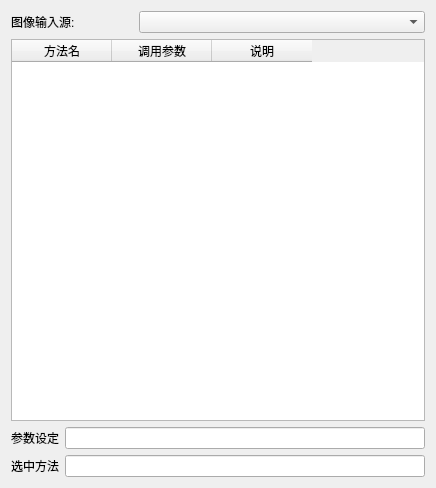
<?xml version="1.0" encoding="UTF-8"?>
<ui version="4.0">
 <class>UseCustomForm</class>
 <widget class="QWidget" name="UseCustomForm">
  <property name="geometry">
   <rect>
    <x>0</x>
    <y>0</y>
    <width>436</width>
    <height>488</height>
   </rect>
  </property>
  <property name="windowTitle">
   <string>Form</string>
  </property>
  <layout class="QVBoxLayout" name="verticalLayout">
   <item>
    <layout class="QHBoxLayout" name="horizontalLayout" stretch="3,7">
     <item>
      <widget class="QLabel" name="label">
       <property name="text">
        <string>图像输入源:</string>
       </property>
      </widget>
     </item>
     <item>
      <widget class="QComboBox" name="SelectLinker"/>
     </item>
    </layout>
   </item>
   <item>
    <widget class="QTableWidget" name="apiGrp">
     <column>
      <property name="text">
       <string>方法名</string>
      </property>
     </column>
     <column>
      <property name="text">
       <string>调用参数</string>
      </property>
     </column>
     <column>
      <property name="text">
       <string>说明</string>
      </property>
     </column>
    </widget>
   </item>
   <item>
    <layout class="QHBoxLayout" name="horizontalLayout_3">
     <item>
      <widget class="QLabel" name="label_3">
       <property name="text">
        <string>参数设定</string>
       </property>
      </widget>
     </item>
     <item>
      <widget class="QLineEdit" name="params"/>
     </item>
    </layout>
   </item>
   <item>
    <layout class="QHBoxLayout" name="horizontalLayout_2">
     <item>
      <widget class="QLabel" name="label_2">
       <property name="text">
        <string>选中方法</string>
       </property>
      </widget>
     </item>
     <item>
      <widget class="QLineEdit" name="selectedMethod"/>
     </item>
    </layout>
   </item>
  </layout>
 </widget>
 <resources/>
 <connections/>
</ui>
